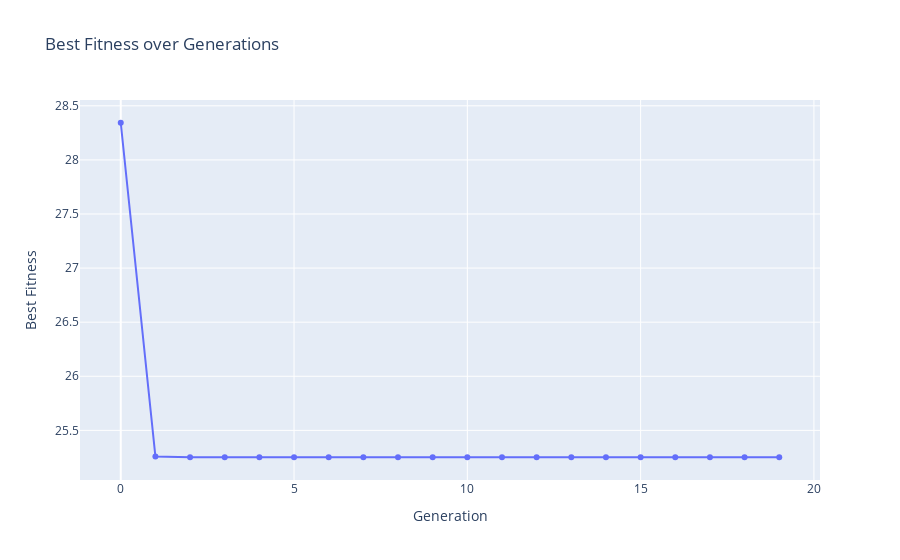

Notebook source saved alongside this figure:
### Code cell
"""
Curva de convergência
"""
fig = go.Figure()
fig.add_trace(go.Scatter(x=list(range(ga.max_iter)), y=ga.generation_best_Y, mode='lines+markers', name='Best Fitness'))
fig.update_layout(
    title='Best Fitness over Generations',
    xaxis_title='Generation',
    yaxis_title='Best Fitness'    
)
fig.show()

### Figure 1 — Plotly figure (JSON) as saved in the notebook; plotly's stock layout.template omitted (floating-point values rounded to 4 significant figures)
{"data": [{"mode": "lines+markers", "name": "Best Fitness", "type": "scatter", "x": [0, 1, 2, 3, 4, 5, 6, 7, 8, 9, 10, 11, 12, 13, 14, 15, 16, 17, 18, 19], "y": [28.34, 25.26, 25.25, 25.25, 25.25, 25.25, 25.25, 25.25, 25.25, 25.25, 25.25, 25.25, 25.25, 25.25, 25.25, 25.25, 25.25, 25.25, 25.25, 25.25]}], "layout": {"title": {"text": "Best Fitness over Generations"}, "xaxis": {"title": {"text": "Generation"}}, "yaxis": {"title": {"text": "Best Fitness"}}}}
